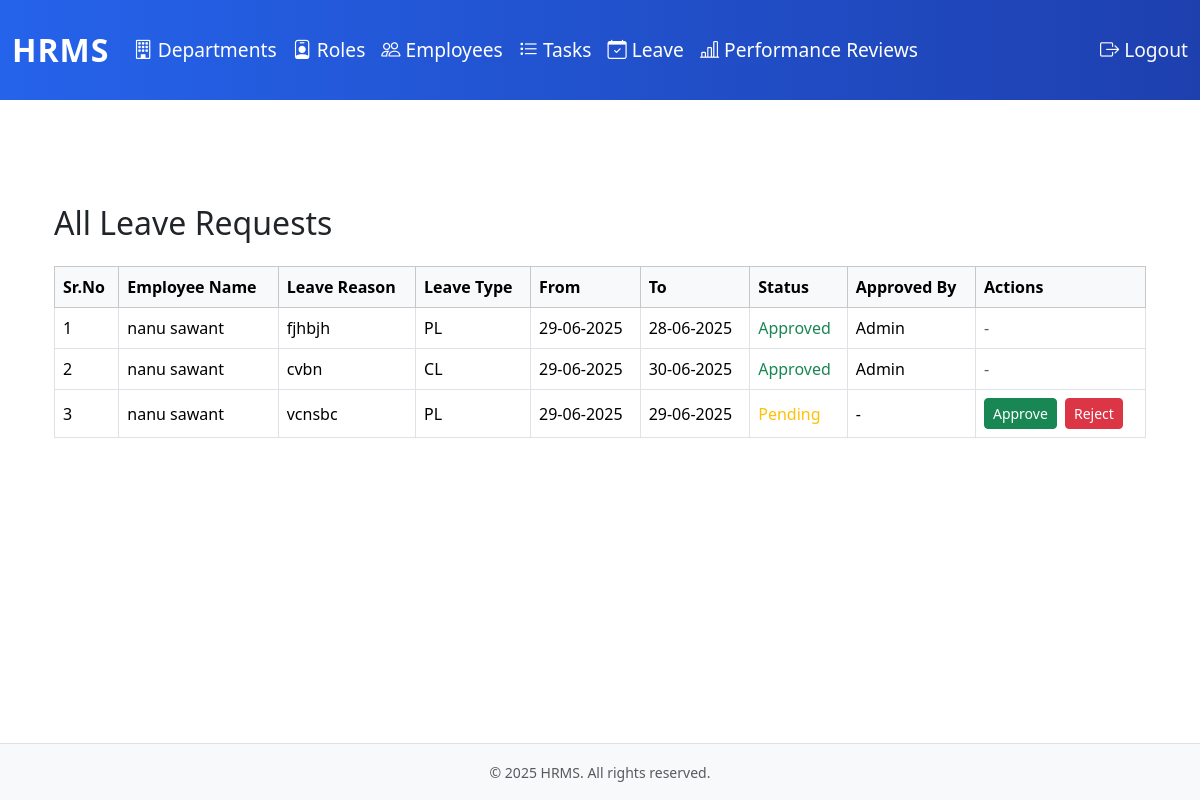
/leaves/admin/ (signed in), run on the app's committed database.
### hrm_app/models.py (models this page shows, shortened)
class Leave(models.Model):
    LEAVE_TYPE_CHOICES = [
        ('PL', 'Privilege Leave'),
        ('CL', 'Casual Leave'),
        ('SL', 'Sick Leave'),
        ('LWP', 'Leave Without Pay'),
    ]
    STATUS_CHOICES = [
        ('pending', 'Pending'),
        ('approved', 'Approved'),
        ('rejected', 'Rejected'),
        ('delete_requested', 'Delete Requested'),
    ]
    leaveid = models.AutoField(primary_key=True)
    employee = models.ForeignKey('User', on_delete=models.CASCADE, related_name='leaves')
    leave_type = models.CharField(max_length=4, choices=LEAVE_TYPE_CHOICES)
    reason = models.CharField(max_length=200)
    start_date = models.DateField()
    end_date = models.DateField()
    total_days = models.PositiveIntegerField()
    status = models.CharField(max_length=20, choices=STATUS_CHOICES, default='pending')
    approved_by = models.ForeignKey('User', null=True, blank=True, on_delete=models.SET_NULL, related_name='approved_leaves')
    created_at = models.DateTimeField(auto_now_add=True)
    updated_at = models.DateTimeField(auto_now=True)

class User(AbstractUser):
    first_name = models.CharField(max_length=100)
    last_name = models.CharField(max_length=100)
    username = models.CharField(max_length=100, unique=True)
    email = models.CharField(max_length=100, unique=True)
    mobile = models.CharField(max_length=100)
    dept = models.ForeignKey(Department, on_delete=models.SET_NULL, null=True, related_name='employees')
    role = models.ForeignKey(Role, on_delete=models.SET_NULL, null=True, related_name='employees')
    reporting_manager = models.ForeignKey('self', on_delete=models.SET_NULL, null=True, blank=True, related_name='subordinates')
    date_of_joining = models.DateField(null=True, blank=True)
    created_at = models.DateTimeField(default=timezone.now)
    updated_at = models.DateTimeField(auto_now=True)
    status = models.BooleanField(default=True)  # True = Active, False = Inactive (soft delete)
    is_employee = models.BooleanField(default=False)  # To distinguish between admin and employee
    email_verified = models.BooleanField(default=False)  # For email verification
    otp = models.CharField(max_length=6, null=True, blank=True)  # For OTP verification
    otp_created_at = models.DateTimeField(null=True, blank=True)  # OTP expiry tracking

### hrm_app/views.py (the view, shortened to what this page needs)
# urls.py: path('leaves/admin/', views.admin_leave_dashboard, name='admin_leave_dashboard'),
@user_passes_test(admin_or_hr)
def admin_leave_dashboard(request):
    leaves = Leave.objects.select_related('employee').all().order_by('-start_date')
    return render(request, 'hrm_app/admin_leave_dashboard.html', {'leaves': leaves})

### hrm_app/views.py (called while the page is built)
def admin_or_hr(user):
    return user.is_superuser or (hasattr(user, 'role') and user.role and user.role.role_name in ['Admin', 'HR'])

### hrm_app/templates/hrm_app/admin_leave_dashboard.html (shortened to what this page needs)
{% extends 'hrm_app/base.html' %}
{% block content %}
<div class="container mt-4">
    <h2 class="mb-4">All Leave Requests</h2>
    <div class="table-responsive">
        <table class="table table-bordered align-middle">
            <thead class="table-light">
                <tr>
                    <th>Sr.No</th>
                    <th>Employee Name</th>
                    <th>Leave Reason</th>
                    <th>Leave Type</th>
                    <th>From</th>
                    <th>To</th>
                    <th>Status</th>
                    <th>Approved By</th>
                    <th>Actions</th>
                </tr>
            </thead>
            <tbody>
                {% for leave in leaves %}
                <tr>
                    <td>{{ forloop.counter }}</td>
                    <td>{{ leave.employee.first_name }} {{ leave.employee.last_name }}</td>
                    <td>{{ leave.reason }}</td>
                    <td>{{ leave.leave_type }}</td>
                    <td>{{ leave.start_date|date:'d-m-Y' }}</td>
                    <td>{{ leave.end_date|date:'d-m-Y' }}</td>
                    <td>
                        {% if leave.status == 'approved' %}
                            <span class="text-success">Approved</span>
                        {% elif leave.status == 'pending' %}
                            <span class="text-warning">Pending</span>
                        {% elif leave.status == 'rejected' %}
                            <span class="text-danger">Rejected</span>
                        {% elif leave.status == 'delete_requested' %}
                            <span class="text-secondary">Delete Requested</span>
                        {% endif %}
                    </td>
                    <td>
                        {% if leave.approved_by %}
                            {% if leave.approved_by.is_superuser %}
                                Admin
                            {% else %}
                                {{ leave.approved_by.first_name }} {{ leave.approved_by.last_name }}
                            {% endif %}
                        {% else %}-{% endif %}
                    </td>
                    <td>
                        {% if leave.status == 'pending' %}
                        <form method="post" action="" style="display:inline;">
                            <button type="submit" name="action" value="approve" class="btn btn-success btn-sm">Approve</button>
                            <button type="submit" name="action" value="reject" class="btn btn-danger btn-sm ms-1">Reject</button>
                        </form>
                        {% else %}
                        <span class="text-muted">-</span>
                        {% endif %}
                    </td>
                </tr>
                {% empty %}
                <tr><td colspan="9" class="text-center">No leave records found.</td></tr>
                {% endfor %}
            </tbody>
        </table>
    </div>
</div>
{% endblock %}

### hrm_app/templates/hrm_app/base.html (style rules this page uses)
html, body { height: 100%; }
body { display: flex; flex-direction: column; min-height: 100vh; }

### data on the page
Leave: employee.first_name "nanu", employee.last_name "sawant", reason "fjhbjh", leave_type "PL", start_date "29-06-2025", end_date "28-06-2025", status "Approved", shows "Admin"
Leave: employee.first_name "nanu", employee.last_name "sawant", reason "cvbn", leave_type "CL", start_date "29-06-2025", end_date "30-06-2025", status "Approved", shows "Admin"
Leave: employee.first_name "nanu", employee.last_name "sawant", reason "vcnsbc", leave_type "PL", start_date "29-06-2025", end_date "29-06-2025", status "Pending"
